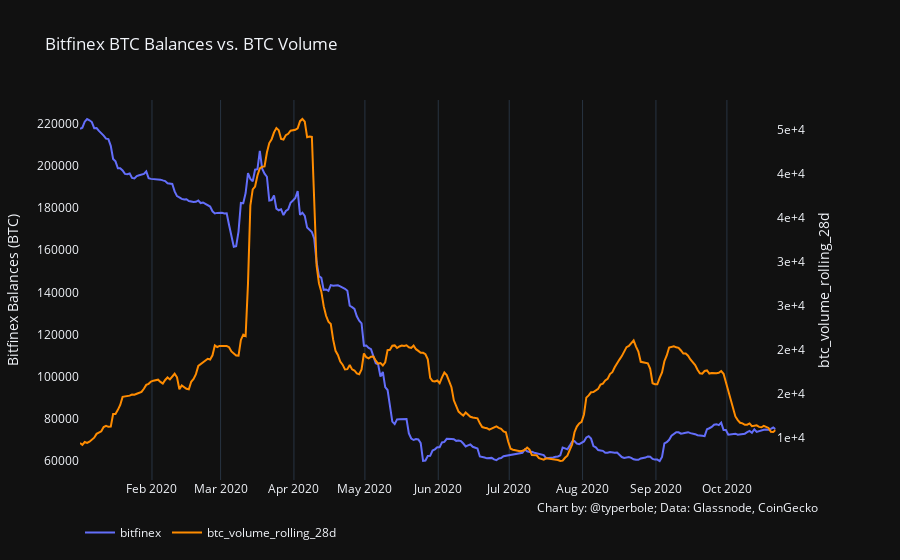

Notebook code for this chart:
### Code cell
chart_utils.two_axis_chart(
    bitfinex.loc[bitfinex['date_x'] >= '2020-01-01'], 'date_x',
    y1_series='bitfinex', y2_series='btc_volume_rolling_28d', y1_series_axis_format=',. BTC',
    y2_series_axis_format=',.0',
    title='Bitfinex BTC Balances vs. BTC Volume',
    y1_series_title='Bitfinex Balances (BTC)',
    data_source='Glassnode, CoinGecko')

### Figure 1 — Plotly figure (JSON) as saved in the notebook; plotly's stock layout.template omitted (floating-point values rounded to 4 significant figures; data arrays with more than 128 entries replaced by an {"elided": "..."} marker saying what was removed)
{"data": [{"name": "bitfinex", "type": "scatter", "x": {"elided": "295 str values"}, "xaxis": "x", "y": {"elided": "295 float values"}, "yaxis": "y"}, {"line": {"color": "darkorange"}, "name": "btc_volume_rolling_28d", "type": "scatter", "x": {"elided": "295 str values"}, "xaxis": "x", "y": {"elided": "295 float values"}, "yaxis": "y2"}], "layout": {"annotations": [{"showarrow": false, "text": "Chart by: @typerbole; Data: Glassnode, CoinGecko", "x": 1, "xanchor": "right", "xref": "paper", "xshift": 0, "y": -0.1, "yanchor": "auto", "yref": "paper", "yshift": 0}], "legend": {"orientation": "h"}, "showlegend": true, "title": {"text": "Bitfinex BTC Balances vs. BTC Volume"}, "xaxis": {"anchor": "y", "domain": [0, 0.94]}, "yaxis": {"anchor": "x", "domain": [0, 1], "showgrid": false, "tickformat": ",. BTC", "title": {"text": "Bitfinex Balances (BTC)"}, "type": "linear"}, "yaxis2": {"anchor": "x", "overlaying": "y", "showgrid": false, "side": "right", "tickformat": ",.0", "title": {"text": "btc_volume_rolling_28d"}, "type": "linear"}}}
